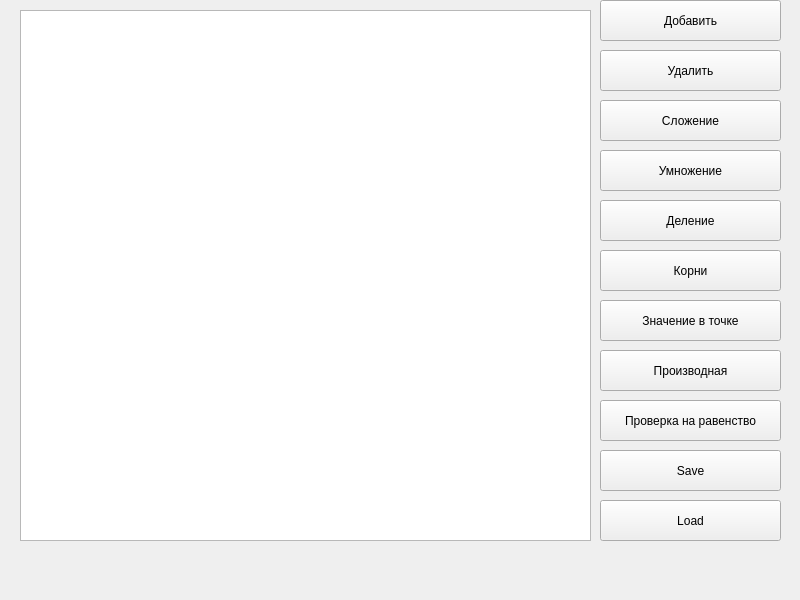
<?xml version="1.0" encoding="UTF-8"?>
<ui version="4.0">
 <class>MainWindow</class>
 <widget class="QMainWindow" name="MainWindow">
  <property name="geometry">
   <rect>
    <x>0</x>
    <y>0</y>
    <width>800</width>
    <height>600</height>
   </rect>
  </property>
  <property name="windowTitle">
   <string>MainWindow</string>
  </property>
  <widget class="QWidget" name="centralwidget">
   <widget class="QTableWidget" name="tableWidget">
    <property name="geometry">
     <rect>
      <x>20</x>
      <y>10</y>
      <width>571</width>
      <height>531</height>
     </rect>
    </property>
   </widget>
   <widget class="QPushButton" name="pushButton">
    <property name="geometry">
     <rect>
      <x>600</x>
      <y>0</y>
      <width>181</width>
      <height>41</height>
     </rect>
    </property>
    <property name="text">
     <string>Добавить</string>
    </property>
   </widget>
   <widget class="QPushButton" name="pushButton_2">
    <property name="geometry">
     <rect>
      <x>600</x>
      <y>50</y>
      <width>181</width>
      <height>41</height>
     </rect>
    </property>
    <property name="text">
     <string>Удалить</string>
    </property>
   </widget>
   <widget class="QPushButton" name="pushButton_3">
    <property name="geometry">
     <rect>
      <x>600</x>
      <y>100</y>
      <width>181</width>
      <height>41</height>
     </rect>
    </property>
    <property name="text">
     <string>Сложение</string>
    </property>
   </widget>
   <widget class="QPushButton" name="pushButton_4">
    <property name="geometry">
     <rect>
      <x>600</x>
      <y>150</y>
      <width>181</width>
      <height>41</height>
     </rect>
    </property>
    <property name="text">
     <string>Умножение</string>
    </property>
   </widget>
   <widget class="QPushButton" name="pushButton_5">
    <property name="geometry">
     <rect>
      <x>600</x>
      <y>200</y>
      <width>181</width>
      <height>41</height>
     </rect>
    </property>
    <property name="text">
     <string>Деление</string>
    </property>
   </widget>
   <widget class="QPushButton" name="pushButton_6">
    <property name="geometry">
     <rect>
      <x>600</x>
      <y>250</y>
      <width>181</width>
      <height>41</height>
     </rect>
    </property>
    <property name="text">
     <string>Корни</string>
    </property>
   </widget>
   <widget class="QPushButton" name="pushButton_7">
    <property name="geometry">
     <rect>
      <x>600</x>
      <y>300</y>
      <width>181</width>
      <height>41</height>
     </rect>
    </property>
    <property name="text">
     <string>Значение в точке</string>
    </property>
   </widget>
   <widget class="QPushButton" name="pushButton_8">
    <property name="geometry">
     <rect>
      <x>600</x>
      <y>350</y>
      <width>181</width>
      <height>41</height>
     </rect>
    </property>
    <property name="text">
     <string>Производная</string>
    </property>
   </widget>
   <widget class="QPushButton" name="pushButton_9">
    <property name="geometry">
     <rect>
      <x>600</x>
      <y>400</y>
      <width>181</width>
      <height>41</height>
     </rect>
    </property>
    <property name="text">
     <string>Проверка на равенство</string>
    </property>
   </widget>
   <widget class="QPushButton" name="pushButton_10">
    <property name="geometry">
     <rect>
      <x>600</x>
      <y>450</y>
      <width>181</width>
      <height>41</height>
     </rect>
    </property>
    <property name="text">
     <string>Save</string>
    </property>
   </widget>
   <widget class="QPushButton" name="pushButton_11">
    <property name="geometry">
     <rect>
      <x>600</x>
      <y>500</y>
      <width>181</width>
      <height>41</height>
     </rect>
    </property>
    <property name="text">
     <string>Load</string>
    </property>
   </widget>
  </widget>
  <widget class="QMenuBar" name="menubar">
   <property name="geometry">
    <rect>
     <x>0</x>
     <y>0</y>
     <width>800</width>
     <height>36</height>
    </rect>
   </property>
  </widget>
 </widget>
 <resources/>
 <connections/>
</ui>
